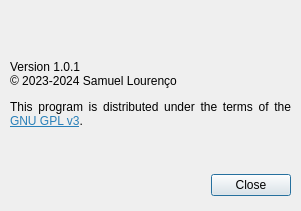
<?xml version="1.0" encoding="UTF-8"?>
<ui version="4.0">
 <class>AboutDialog</class>
 <widget class="QDialog" name="AboutDialog">
  <property name="geometry">
   <rect>
    <x>0</x>
    <y>0</y>
    <width>301</width>
    <height>211</height>
   </rect>
  </property>
  <property name="minimumSize">
   <size>
    <width>301</width>
    <height>211</height>
   </size>
  </property>
  <property name="maximumSize">
   <size>
    <width>301</width>
    <height>211</height>
   </size>
  </property>
  <property name="windowTitle">
   <string>About MCP2210 Configurator</string>
  </property>
  <property name="windowIcon">
   <iconset resource="resources.qrc">
    <normaloff>:/icons/icons/active64.png</normaloff>
    <normalon>:/icons/icons/active64.png</normalon>
    <disabledoff>:/icons/icons/greyed64.png</disabledoff>
    <disabledon>:/icons/icons/greyed64.png</disabledon>
    <activeoff>:/icons/icons/active64.png</activeoff>
    <activeon>:/icons/icons/active64.png</activeon>
    <selectedoff>:/icons/icons/selected64.png</selectedoff>
    <selectedon>:/icons/icons/selected64.png</selectedon>:/icons/icons/active64.png</iconset>
  </property>
  <property name="locale">
   <locale language="English" country="UnitedStates"/>
  </property>
  <widget class="QDialogButtonBox" name="buttonBox">
   <property name="geometry">
    <rect>
     <x>10</x>
     <y>170</y>
     <width>281</width>
     <height>31</height>
    </rect>
   </property>
   <property name="orientation">
    <enum>Qt::Horizontal</enum>
   </property>
   <property name="standardButtons">
    <set>QDialogButtonBox::Close</set>
   </property>
  </widget>
  <widget class="QLabel" name="labelBanner">
   <property name="geometry">
    <rect>
     <x>10</x>
     <y>10</y>
     <width>281</width>
     <height>41</height>
    </rect>
   </property>
   <property name="text">
    <string>&lt;html&gt;&lt;head/&gt;&lt;body&gt;&lt;p&gt;&lt;img src=&quot;:/images/images/banner.png&quot;/&gt;&lt;/p&gt;&lt;/body&gt;&lt;/html&gt;</string>
   </property>
  </widget>
  <widget class="QLabel" name="labelAbout">
   <property name="geometry">
    <rect>
     <x>10</x>
     <y>60</y>
     <width>281</width>
     <height>101</height>
    </rect>
   </property>
   <property name="text">
    <string>&lt;html&gt;&lt;head/&gt;&lt;body&gt;&lt;p&gt;Version 1.0.1&lt;br/&gt;© 2023-2024 Samuel Lourenço&lt;/p&gt;&lt;p&gt;This program is distributed under the terms of the &lt;a href=&quot;https://www.gnu.org/licenses/gpl-3.0-standalone.html&quot;&gt;&lt;span style=&quot; text-decoration: underline; color:#2980b9;&quot;&gt;GNU GPL v3&lt;/span&gt;&lt;/a&gt;.&lt;/p&gt;&lt;/body&gt;&lt;/html&gt;</string>
   </property>
   <property name="alignment">
    <set>Qt::AlignJustify|Qt::AlignTop</set>
   </property>
   <property name="wordWrap">
    <bool>true</bool>
   </property>
   <property name="openExternalLinks">
    <bool>true</bool>
   </property>
  </widget>
 </widget>
 <resources>
  <include location="resources.qrc"/>
 </resources>
 <connections>
  <connection>
   <sender>buttonBox</sender>
   <signal>rejected()</signal>
   <receiver>AboutDialog</receiver>
   <slot>close()</slot>
   <hints>
    <hint type="sourcelabel">
     <x>150</x>
     <y>185</y>
    </hint>
    <hint type="destinationlabel">
     <x>150</x>
     <y>105</y>
    </hint>
   </hints>
  </connection>
 </connections>
</ui>
